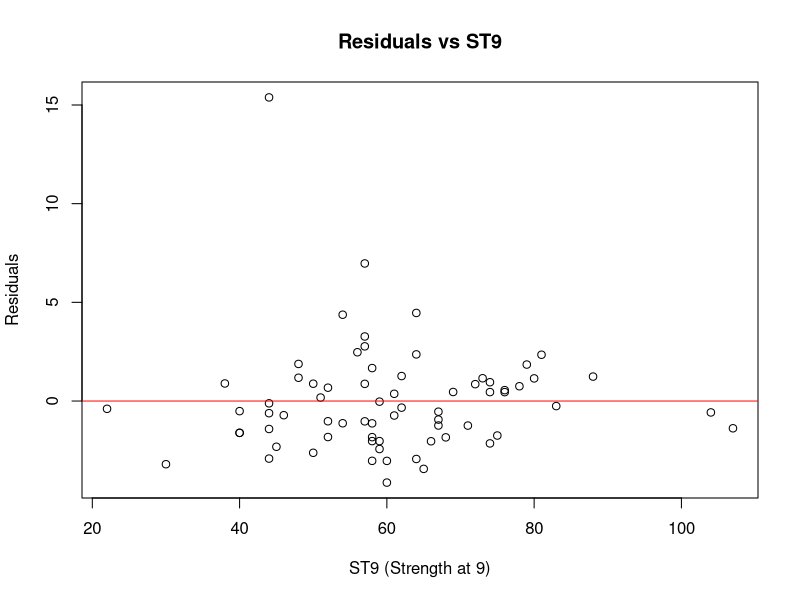
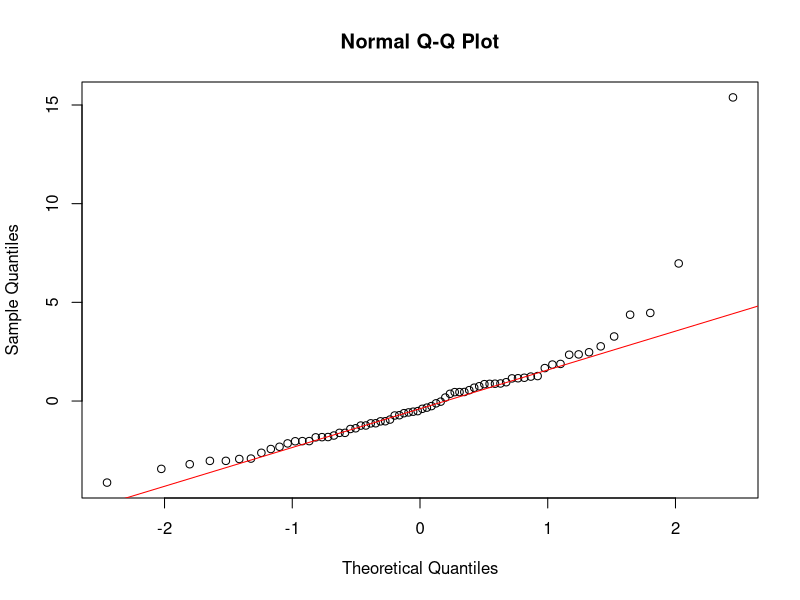

Reproduce these figures in R, in order. (Note: this script raises an error after producing the figures.)
## ---- chunk 1
library(knitr)
## ---- chunk 2
data <- read.table("BGSgirls2.txt", header = F)

colnames(data) <- c(
  "ID",       # Girl identification number
  "WT2",      # Weight (kg) at 2 years
  "HT2",      # Height (cm) at 2 years
  "WT9",      # Weight (kg) at 9 years
  "HT9",      # Height (cm) at 9 years
  "LG9",      # Leg circumference (cm) at 9 years
  "ST9",      # Strength (kg) at 9 years
  "WT18",     # Weight (kg) at 18 years
  "HT18",     # Height (cm) at 18 years
  "LG18",     # Leg circumference (cm) at 18 years
  "ST18",     # Strength (kg) at 18 years
  "BMI",      # Body Mass Index at 18 years
  "SOMA"      # Somatotype (SOMA), on a scale from 1, very thin, to 7, very obese
)

response_var <- "BMI"
explanatory_vars <- c("HT2", "HT9", "WT2", "WT9", "ST9")

correlations <- sapply(explanatory_vars, function(var) {
  cor(data[[var]], data[[response_var]])
})
print(correlations)

correlation_results <- sapply(explanatory_vars, function(var) {
  test <- cor.test(data[[var]], data[[response_var]])
  c(Correlation = test$estimate, P_Value = test$p.value)
})

correlation_results_df <- as.data.frame(t(correlation_results))
correlation_results_df <- cbind(Variable = explanatory_vars, correlation_results_df)
print(correlation_results_df)
## ---- chunk 3
# Subset the data for the explanatory variables
explanatory_vars <- c("HT2", "HT9", "WT2", "WT9", "ST9")
explanatory_data <- data[, explanatory_vars]

# Compute the correlation matrix
cor_matrix <- cor(explanatory_data)

# Compute the p-values for correlations
n <- nrow(explanatory_data) # Sample size
p_values <- matrix(NA, nrow = length(explanatory_vars), ncol = length(explanatory_vars))
rownames(p_values) <- colnames(p_values) <- explanatory_vars

for (i in 1:length(explanatory_vars)) {
  for (j in 1:length(explanatory_vars)) {
    if (i != j) {
      test <- cor.test(explanatory_data[[i]], explanatory_data[[j]])
      p_values[i, j] <- test$p.value
    }
  }
}

# Identify significant correlations
significant_correlations <- which(p_values < 0.05, arr.ind = TRUE)
significant_results <- data.frame(
  Var1 = rownames(p_values)[significant_correlations[, 1]],
  Var2 = colnames(p_values)[significant_correlations[, 2]],
  Correlation = cor_matrix[significant_correlations],
  P_Value = p_values[significant_correlations]
)

# Remove duplicates (Var1 == Var2 or reversed pairs)
significant_results <- significant_results[!duplicated(t(apply(significant_results, 1, sort))), ]

# Print the results
print(significant_results)
## ---- chunk 4
# Fit the linear regression model
model <- lm(BMI ~ ST9, data = data)

# Display the summary of the model
summary(model)
## ---- chunk 5
# Residual plot
plot(data$ST9, resid(model), main = "Residuals vs ST9", xlab = "ST9 (Strength at 9)", ylab = "Residuals")
abline(h = 0, col = "red")

# Normal Q-Q plot for residuals
qqnorm(resid(model))
qqline(resid(model), col = "red")

## ---- chunk 6
# Fit the multiple regression model
multi_model <- lm(BMI ~ ST9 + WT9, data = data)

# Display the summary of the model
summary(multi_model)

## ---- chunk 7
# Fit the multiple regression model
full_model <- lm(BMI ~ WT2 + HT2 + WT9 + HT9 + ST9, data = data)

# Display the summary of the model
summary(full_model)
## ---- chunk 8
summary(full_model)
## ---- chunk 9
knitr::include_graphics("2a.png")
## ---- chunk 10
knitr::include_graphics("2e.png")
